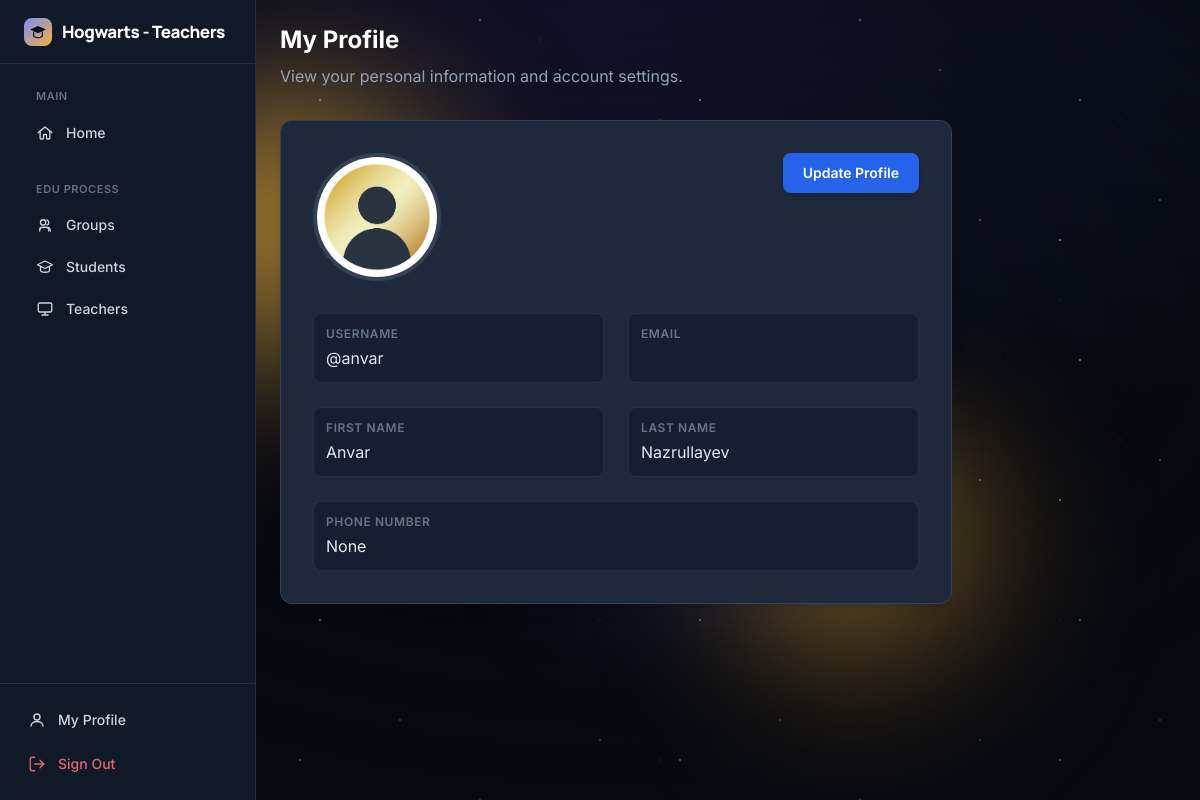
Page /my-profile (signed in) on the committed database.
### home/models.py (models this page shows)
class CustomUser(AbstractUser):
    ROLE_CHOICES = (
        ('MANAGER', 'Manager'),
        ('TEACHER', 'Teacher'),
        ('STUDENT', 'Student'),
    )
    role = models.CharField(max_length=10, choices=ROLE_CHOICES, default='STUDENT')
    phone_num = models.CharField(max_length=12, blank=True, null=True)
    profile_img = models.ImageField(upload_to='avtrs/', default='default_user.jpg', blank=True)

### home/views.py (the view)
# urls.py: path('my-profile', my_profile_view, name='my-profile'),
@login_required
def my_profile_view(request):
    if request.user.role == 'TEACHER':
        template_name = 'tr-base.html'
    elif request.user.role == 'MANAGER':
        template_name = 'mg-base.html'
    else:
        template_name = 'st-base.html'
    context = {
        'user': request.user,
        'template_name': template_name
    }
    return render(request, 'utils/my-profile.html', context)

### templates/utils/my-profile.html (shortened to what this page needs)
{% extends template_name %}
{% block content %}
<div class="mb-8">
    <h1 class="text-2xl font-bold text-white mb-2">My Profile</h1>
    <p class="text-slate-400">View your personal information and account settings.</p>
</div>
<div class="max-w-2xl">
    <div class="bg-slate-800 border border-slate-700 rounded-xl p-8 shadow-lg">
        <div class="flex justify-between items-start mb-8">
            <div class="w-32 h-32 rounded-full overflow-hidden border-4 border-slate-700 bg-slate-900 shadow-inner">
                {% if user.profile_img %}
                    <img src="{{ user.profile_img.url }}" alt="{{ user.first_name }}" class="w-full h-full object-cover">
                {% else %}
                    <div class="w-full h-full flex items-center justify-center bg-blue-600/20 text-blue-400 text-4xl font-bold">
                        {{ user.first_name|slice:":1" }}{{ user.last_name|slice:":1" }}
                    </div>
                {% endif %}
            </div>
            <a href="{% url 'update-me' %}" class="bg-blue-600 hover:bg-blue-500 text-white px-5 py-2.5 rounded-lg text-sm font-semibold transition-all shadow-md hover:shadow-blue-500/20">
                Update Profile
            </a>
        </div>
        <div class="space-y-6">
            <div class="grid grid-cols-1 md:grid-cols-2 gap-6">
                <div class="p-3 bg-slate-900/50 rounded-lg border border-slate-700/50">
                    <p class="text-xs text-slate-500 uppercase font-semibold tracking-wider">Username</p>
                    <p class="text-slate-200 mt-1">@{{ user.username }}</p>
                </div>
                <div class="p-3 bg-slate-900/50 rounded-lg border border-slate-700/50">
                    <p class="text-xs text-slate-500 uppercase font-semibold tracking-wider">Email</p>
                </div>
                <div class="p-3 bg-slate-900/50 rounded-lg border border-slate-700/50">
                    <p class="text-xs text-slate-500 uppercase font-semibold tracking-wider">First Name</p>
                    <p class="text-slate-200 mt-1">{{ user.first_name }}</p>
                </div>
                <div class="p-3 bg-slate-900/50 rounded-lg border border-slate-700/50">
                    <p class="text-xs text-slate-500 uppercase font-semibold tracking-wider">Last Name</p>
                    <p class="text-slate-200 mt-1">{{ user.last_name }}</p>
                </div>
                <div class="p-3 bg-slate-900/50 rounded-lg border border-slate-700/50 md:col-span-2">
                    <p class="text-xs text-slate-500 uppercase font-semibold tracking-wider">Phone Number</p>
                    <p class="text-slate-200 mt-1">{{ user.phone_num }}</p>
                </div>
            </div>
        </div>
    </div>
</div>
{% endblock %}

### templates/tr-base.html (style rules this page uses)
html, body { font-family: 'Inter', sans-serif; }

### rows in the picture
CustomUser: profile_img (placeholder picture), username "anvar", first_name "Anvar", last_name "Nazrullayev", phone_num "None"
